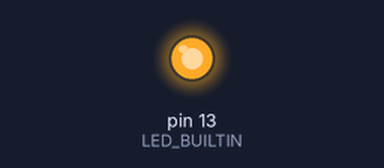
A sketch run on a simulated Arduino Uno, built with avr-gcc and run on an emulated ATmega328P. Parts: output pins drawn as LEDs (lit = HIGH).

Above: at 0.4 s.
At 18.9 s:
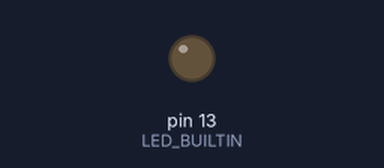
Timing chart, 0 to 28.7 s (numbered marks = the images above):
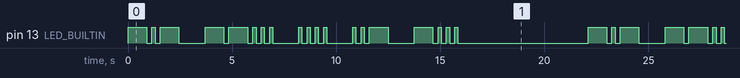

The sketch:

BlinkName.ino.ino
```cpp
#include <Arduino.h>
#include <ctype.h>


const char* Alphabet[26] = {
  "..-",".-.","--.","-.-","--..",".---","-.-.","--","..","-...","----",
  "....","-.","...",".--.","-..-","...--","-....-","-...-","---.","--...",
  "...---","-","-.-.","..-.-","-.-.-."
};

const char* firstName = "Dulaj";

void blinkingLED(const char* morse){
  while(*morse){
    if(*morse == '.'){
      digitalWrite (LED_BUILTIN, HIGH);
      delay(150);
    }else if ( *morse == '-' ){
      digitalWrite(LED_BUILTIN , HIGH);
      delay(900);
    }
    digitalWrite(LED_BUILTIN, LOW);
    delay(250);
    morse++;
  }
  delay(1000);
}

void setup() {
  pinMode(LED_BUILTIN, OUTPUT);

}

void loop() {
  for(int i=0; firstName[i] != '\0' ; i++){
    int index = toupper(firstName[i]) - 'A';
    if (index >= 0 && index < 26){
      blinkingLED(Alphabet[index]);
    }
  }
  delay(5000);
}
```

Measured:
- by itself, pin 13 (LED_BUILTIN): moves between LOW and HIGH, repeating every 22.1 s
- by itself, everything shown: repeats every 22.1 s, in 38 steps
